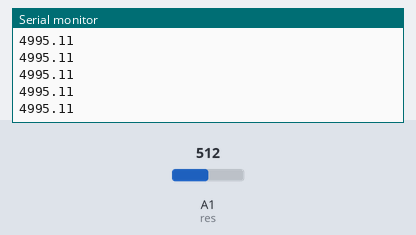
Recording of a sketch running on a simulated Arduino Uno, built with avr-gcc and run on an emulated ATmega328P. On the bench: the last lines printed to the serial monitor. The test bench sets the inputs (shaded band); at power-on: A1 (res) = 512.

Above: at 1.2 s.
1.3 s: A1 (res) set to 716
At 1.31 s:
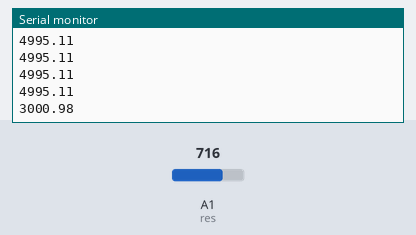
2.8 s: A1 (res) set to 900
At 2.82 s:
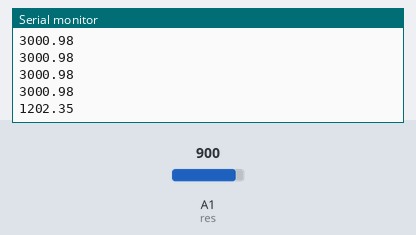
Timing chart, 0 to 5.8 s (numbered marks = the images above; inputs shaded):
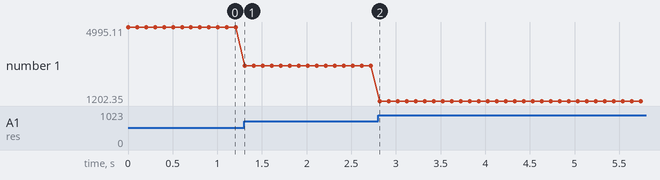

The sketch:

Res.ino
```cpp
/* This is a program for setting Resistor*/

// Defining pins
int res = A1;

// Value is output voltage , R is for R1 in voltage divider circuit
float Value , R;

void setup() {
  Serial.begin(9600);
  pinMode(res, INPUT);

}

void loop() {
  Value = analogRead(res);
  Value = Value*5.00/1023.00;   // measures output voltage
  R = 10000 - 2000 * Value;     // Measures R1 in voltage divider circuit
  Serial.println(R);
  delay(100);
}
```

Measured:
- after the input at 1.3 s, the serial monitor: prints a new line at once (image 1)
- after the input at 2.8 s, the serial monitor: prints a new line at once (image 2)
- plotted number 1: 4995.11 → 3000.98 after the input at 1.3 s, 3000.98 → 1202.35 after the input at 2.8 s
